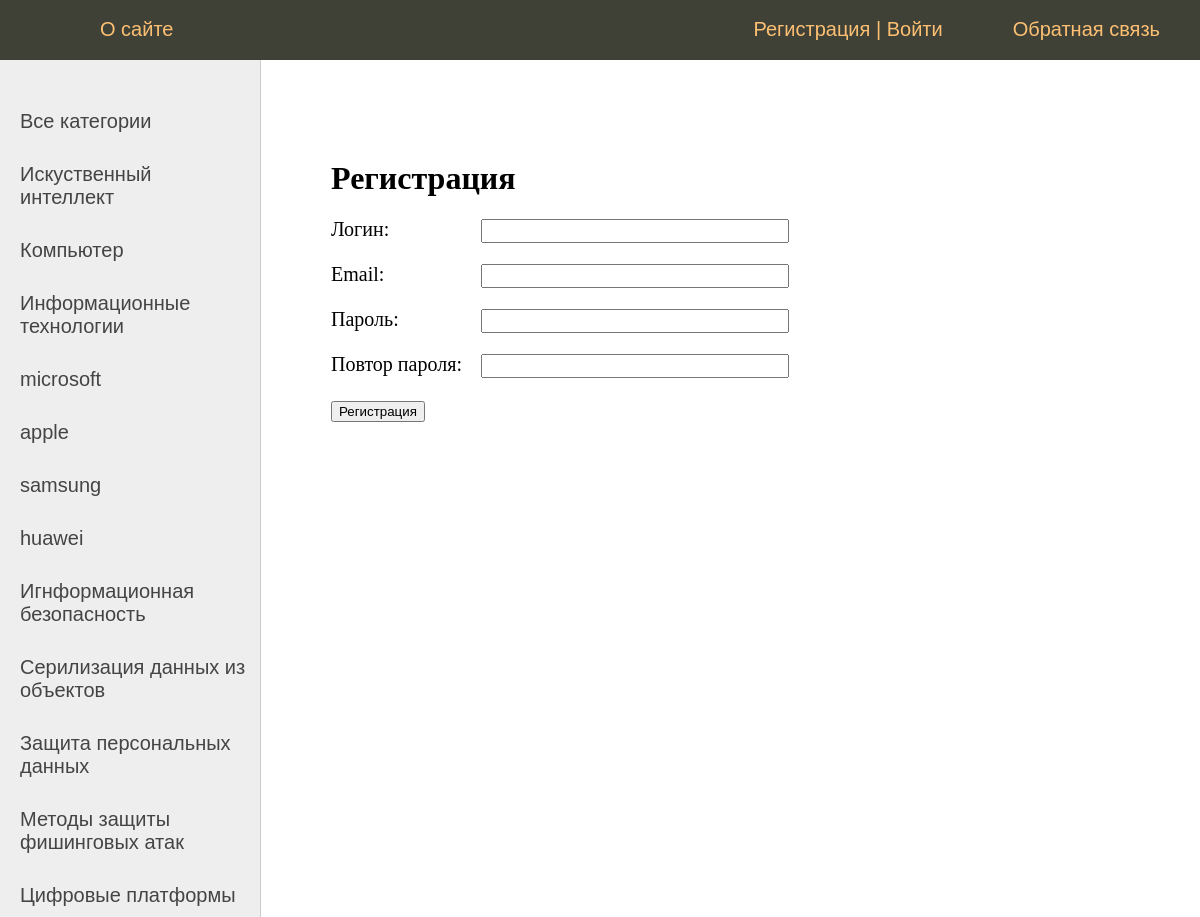
Screenshot of /register/ with the database file from the repository.
### news/models.py (models this page shows, shortened)
class Category(models.Model):
    title = models.CharField(max_length=255)
    slug = models.SlugField(max_length=255, blank=True, db_index=True, default='')
    class Meta:
        verbose_name = 'Категории'
        verbose_name_plural = 'Категории'
    def get_absolute_url(self):
        return reverse('cat', kwargs={'cat_slug': self.slug})

### news/views.py (the view)
# urls.py: path('register/', views.RegisterUser.as_view(), name="register"),
class RegisterUser(DataMixin, CreateView):
    form_class = RegisterUserForm
    template_name = 'news/register.html'
    success_url = reverse_lazy('login')
    def get_context_data(self, *, object_list=None, **kwargs):
        context = super().get_context_data(**kwargs)
        c_def = self.get_user_context(title="Регистрация")
        return dict(list(context.items()) + list(c_def.items()))

### news/forms.py
class RegisterUserForm(UserCreationForm):
    username = forms.CharField(label='Логин', widget=forms.TextInput(attrs={'class': 'form-input'}))
    email = forms.EmailField(label='Email', widget=forms.EmailInput(attrs={'class': 'form-input'}))
    password1 = forms.CharField(label='Пароль', widget=forms.PasswordInput(attrs={'class': 'form-input'}))
    password2 = forms.CharField(label='Повтор пароля', widget=forms.PasswordInput(attrs={'class': 'form-input'}))
    class Meta:
        model = User
        fields = ('username', 'email', 'password1', 'password2')

### news/templatetags/news_tags.py (called while the page is built)
@register.inclusion_tag('news/list_categories.html')
def show_categories():
    cats = Category.objects.all()
    return{'cats': cats}

### news/utils.py (called while the page is built)
    def get_user_context(self, **kwargs):
        context = kwargs
        cats = Category.objects.annotate(Count('news'))
        user_menu = menu.copy()
        if not self.request.user.is_authenticated:
            user_menu.pop(1)
        context['menu'] = user_menu
        context['cats'] = cats
        if 'cat_selected' not in context:
            context['cat_selected'] = 0
        return context

### news/templates/news/register.html (shortened to what this page needs)
{% extends 'news/base.html' %}
{% block content %}
<h1>{{title}}</h1>
<form method="post">
{% for f in form %}
<p><label class="form-label" for="{{ f.id_for_label }}">{{f.label}}: </label>{{ f }}</p>
{% endfor %}
    <button type="submit">Регистрация</button>
</form>
{% endblock %}

### news/templates/news/base.html (shortened to what this page needs)
{% load static %}
{% load news_tags %}
<!DOCTYPE html>
<html>
<head>
	<link type="text/css" href="{% static 'news/css/styles.css' %}" rel="stylesheet" />
</head>
<body>
<table class="table-page" border=0 cellpadding="0" cellspacing="0">
<tr><td valign=top>
{% block mainmenu %}
		<div class="header">
			<ul id="mainmenu" class="mainmenu">
			<li class="logo"><a href="{% url 'home' %}"><div class="logo"></div></a></li>
{% for m in menu %}
	{% if not forloop.last %}<li>{% else %}<li class="last">{% endif %}
		<a href="{% url m.url_name %}">{{m.title}}</a></li>
{% endfor %}
				{% if request.user.is_authenticated %}
				<li class="last"> {{user.username}} | <a href="{% url 'logout' %}">Выйти</a></li>
				{% else %}
				<li class="last"><a href="{% url 'register' %}">Регистрация</a> | <a href="{% url 'login' %}">Войти</a></li>
				{% endif %}
			</ul>
		</div>
{% endblock mainmenu %}
<table class="table-content" border=0 cellpadding="0" cellspacing="0">
<tr>
	<td valign="top" class="left-chapters">
	<ul id="leftchapters">
		{% if cat_selected == 0 or cat_selected is None %}
		<li><a href="{% url 'home' %}">Все категории</a></li>
		{% else %}
		<li><a href="{% url 'home' %}">Все категории</a></li>
		{% endif %}
		{% show_categories %}
	</ul>
</td>
<td valign="top" class="content">
	<div class="content-text">
{% block content %} {% endblock %}
	</div>
</body>
</html>

### news/templates/news/list_categories.html
{% for cat in cats %}
<li><a href="{{cat.get_absolute_url}}">{{cat.title}}</a></li>
{% endfor %}

### rows the page displays
Category: title "Искуственный интеллект"
Category: title "Компьютер"
Category: title "Информационные технологии"
Category: title "microsoft"
Category: title "apple"
Category: title "samsung"
Category: title "huawei"
Category: title "Игнформационная безопасность"
Category: title "Серилизация данных из объектов"
Category: title "Защита персональных данных"
Category: title "Методы защиты фишинговых атак"
Category: title "Цифровые платформы"

### other values shown
{{ m.title }} "О сайте" "Обратная связь"
{{ title }} "Регистрация"
{{ f.label }} "Логин" "Email" "Пароль" "Повтор пароля"
